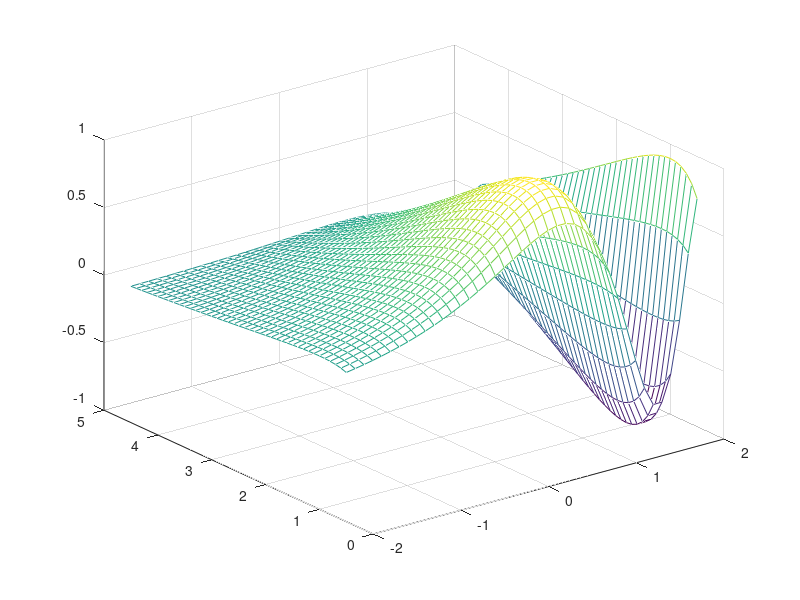

MATLAB code to generate this figure:
## A = [1,2,3;4,5,6;7,8,10]
## det(A)
## inv(A)
## inv(A) * A
## C = A.*A

## A^2
## A.^2

## v = [1:100]
## v = [1:2:100]
## v'

## a) plot p
## x = [-4:0.1:7.2;]
## px = x.^5 - 5*x.^4 - 16*x.^3 + 16*x.^2 - x.*17 + 21;
## plot(x,px)

## b) p(-2.5)

## p = [1, -5, -16, 16, -17, 21]
## polyval(p,-2.5)

## c) roots of the polynomial
## roots(p)
## polyval(p,7)


# 2.
#x = [0:0.1*pi:2*pi];
#subplot(3,1,1)
#fx = sin(x);
#plot(fx)
#subplot(3,1,2)
#gx = sin(2*x);
#plot(gx)
#subplot(3,1,3)
#hx = sin(3*x);
#plot(hx)

#3.
R = 3.8;
r = 1;
t = [0:0.001 *pi:10*pi];

xt = (R + r) * cos(t) - r * cos((R/r +1) * t);
yt = (R + r) * sin(t) - r * sin((R/r +1) * t);
# plot(xt,yt);

#4.
clf
x = [-2:0.1:2];
y = [0.5:0.1:4.5];
[x,y] = meshgrid(-2:0.1:2,0.5:0.1:4.5);
f = sin(exp(x)).*cos(log(y));
mesh(x,y,f)

#plot3(x,y,f)
